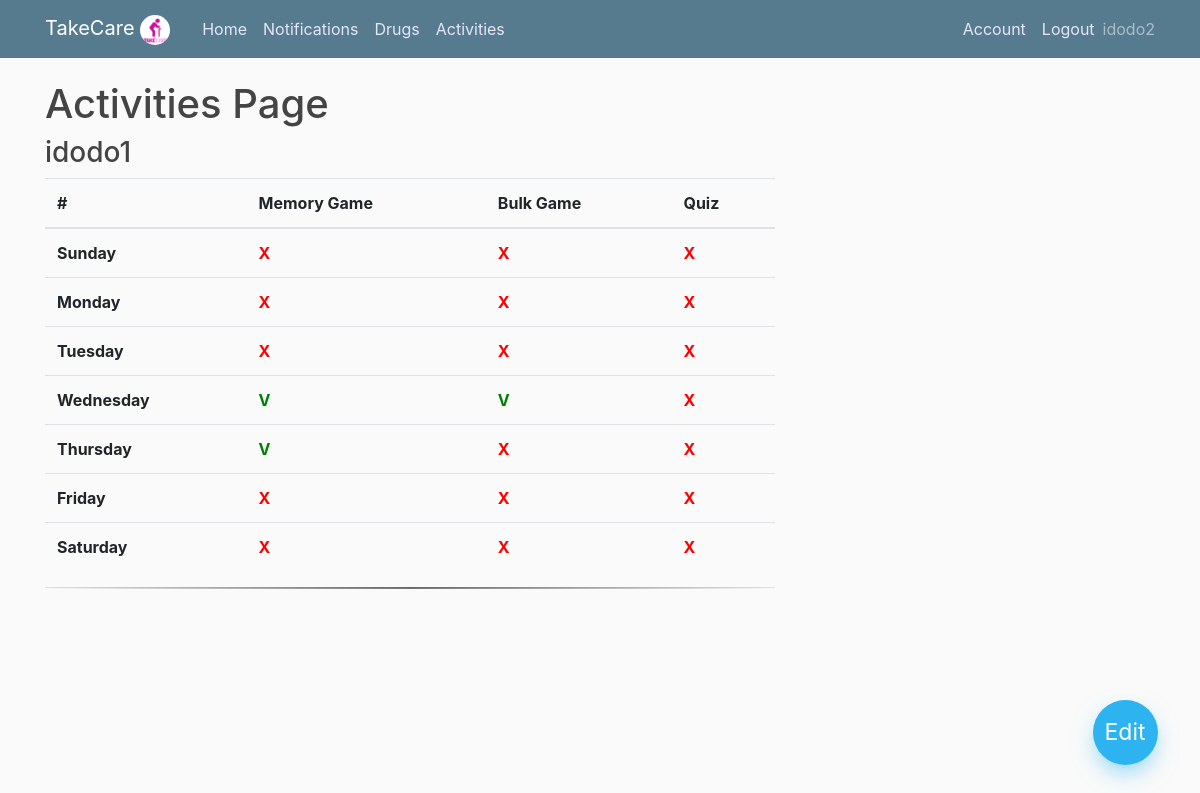
The page /activities (signed in) on the database its author committed.
### app/models.py (models this page shows, shortened)
class User(db.Model, UserMixin):
    id = db.Column(db.Integer, primary_key=True)
    username = db.Column(db.String(20), unique=True,nullable=False)
    email = db.Column(db.String(100), unique=True,nullable=False)
    image_file = db.Column(db.String(100),nullable=False,default='default.jpg')
    password= db.Column(db.String(60),nullable=False)
    ElderlyUser = db.relationship('Elderlyuser',backref='creator',lazy=True )
    Notifications = db.relationship('Notification',backref='creator',lazy=True )
    Drugs = db.relationship('Drug',backref='creator',lazy=True )

class Elderlyuser(db.Model, UserMixin):
    id = db.Column(db.Integer, primary_key=True)
    username = db.Column(db.String(20), unique=True,nullable=False)
    password= db.Column(db.String(60),nullable=False)
    user_id = db.Column(db.Integer, db.ForeignKey('user.id'), nullable=False)

class Activities(db.Model):
    id = db.Column(db.Integer, primary_key=True)
    day= db.Column(db.Integer, nullable=False)
    activity1= db.Column(db.Boolean, nullable=False)
    activity2= db.Column(db.Boolean, nullable=False)
    activity3= db.Column(db.Boolean, nullable=False)
    user_id = db.Column(db.Integer, db.ForeignKey('user.id'), nullable=False)
    elderly_user_id = db.Column(db.Integer, db.ForeignKey('elderlyuser.id'), nullable=False)

### app/routes.py (the view)
@app.route("/activities")
@login_required
def activities():
    if current_user.is_authenticated:
        activities = Activities.query.filter_by(user_id=current_user.id).order_by(Activities.day.asc())
        eldelys = Elderlyuser.query.filter_by(user_id=current_user.id)
        eldelys_dict = {i.id: i.username for i in eldelys}
        eldely_activities = {}
        for el_id in eldelys_dict.keys():
            d1 = Activities.query.filter_by(user_id=current_user.id,elderly_user_id=el_id, day=1).first()
            d2 = Activities.query.filter_by(user_id=current_user.id,elderly_user_id=el_id, day=2).first()
            d3 = Activities.query.filter_by(user_id=current_user.id,elderly_user_id=el_id, day=3).first()
            d4 = Activities.query.filter_by(user_id=current_user.id,elderly_user_id=el_id, day=4).first()
            d5 = Activities.query.filter_by(user_id=current_user.id,elderly_user_id=el_id, day=5).first()
            d6 = Activities.query.filter_by(user_id=current_user.id,elderly_user_id=el_id, day=6).first()
            d7 = Activities.query.filter_by(user_id=current_user.id,elderly_user_id=el_id, day=7).first()
            eldely_activities[el_id] = {'d1':d1,'d2':d2,'d3':d3,'d4':d4,'d5':d5,'d6':d6,'d7':d7}
        return render_template("activities.html", title="activities",eldely_activities=eldely_activities,eldelys_dict=eldelys_dict)
    else:
        return render_template("home.html")

### app/models.py (called while the page is built)
@login_manager.user_loader
def load_user(user_id):
    return User.query.get(int(user_id))

### app/templates/activities.html
{% extends "layout.html" %}
{% block content %}
    <h1>Activities Page</h1>
    <div class="floating-container">
        <a class="floating-button" href="{{ url_for('add_activity')}}">Edit</a>
    </div>
    {% for elderly_user_id in eldelys_dict.keys()%}
      <h3>{{eldelys_dict[elderly_user_id]}}</h3>
              <table class="table">
                  <thead>
                    <tr>
                      <th scope="col">#</th>
                      <th scope="col">Memory Game</th>
                      <th scope="col">Bulk Game</th>
                      <th scope="col">Quiz</th>
                    </tr>
                  </thead>
                  <tbody>
                    <tr>
                      <th scope="row">Sunday</th>
                      <td style="{{ 'color: green;font-weight: bold;' if eldely_activities[elderly_user_id]['d1'].activity1 else 'color: red;font-weight: bold;' }}">{{ 'V' if eldely_activities[elderly_user_id]['d1'].activity1 else 'X' }}</td>
                      <td style="{{ 'color: green;font-weight: bold;' if eldely_activities[elderly_user_id]['d1'].activity2 else 'color: red;font-weight: bold;' }}">{{ 'V' if eldely_activities[elderly_user_id]['d1'].activity2 else 'X' }}</td>
                      <td style="{{ 'color: green;font-weight: bold;' if eldely_activities[elderly_user_id]['d1'].activity3 else 'color: red;font-weight: bold;' }}">{{ 'V' if eldely_activities[elderly_user_id]['d1'].activity3 else 'X' }}</td>
                    </tr>
                    <tr>
                      <th scope="row">Monday</th>
                      <td style="{{ 'color: green;font-weight: bold;' if eldely_activities[elderly_user_id]['d2'].activity1 else 'color: red;font-weight: bold;' }}">{{ 'V' if eldely_activities[elderly_user_id]['d2'].activity1 else 'X' }} </td>
                      <td style="{{ 'color: green;font-weight: bold;' if eldely_activities[elderly_user_id]['d2'].activity2 else 'color: red;font-weight: bold;' }}">{{ 'V' if eldely_activities[elderly_user_id]['d2'].activity2 else 'X' }}  </td>
                      <td style="{{ 'color: green;font-weight: bold;' if eldely_activities[elderly_user_id]['d2'].activity3 else 'color: red;font-weight: bold;' }}">{{ 'V' if eldely_activities[elderly_user_id]['d2'].activity3 else 'X' }}</td>
                    </tr>
                    <tr>
                      <th scope="row">Tuesday</th>
                      <td style="{{ 'color: green;font-weight: bold;' if eldely_activities[elderly_user_id]['d3'].activity1 else 'color: red;font-weight: bold;' }}">{{ 'V' if eldely_activities[elderly_user_id]['d3'].activity2 else 'X' }}</td>
                      <td style="{{ 'color: green;font-weight: bold;' if eldely_activities[elderly_user_id]['d3'].activity2 else 'color: red;font-weight: bold;' }}">{{ 'V' if eldely_activities[elderly_user_id]['d3'].activity1 else 'X' }} </td>
                      <td style="{{ 'color: green;font-weight: bold;' if eldely_activities[elderly_user_id]['d3'].activity3 else 'color: red;font-weight: bold;' }}">{{ 'V' if eldely_activities[elderly_user_id]['d3'].activity3 else 'X' }}</td>
                    </tr>
                    <tr>
                      <th scope="row">Wednesday</th>
                      <td style="{{ 'color: green;font-weight: bold;' if eldely_activities[elderly_user_id]['d4'].activity1 else 'color: red;font-weight: bold;' }}">{{ 'V' if eldely_activities[elderly_user_id]['d4'].activity1 else 'X' }} </td>
                      <td style="{{ 'color: green;font-weight: bold;' if eldely_activities[elderly_user_id]['d4'].activity2 else 'color: red;font-weight: bold;' }}">{{ 'V' if eldely_activities[elderly_user_id]['d4'].activity2 else 'X' }}</td>
                      <td style="{{ 'color: green;font-weight: bold;' if eldely_activities[elderly_user_id]['d4'].activity3 else 'color: red;font-weight: bold;' }}">{{ 'V' if eldely_activities[elderly_user_id]['d4'].activity3 else 'X' }}</td>
                    </tr>
                    <tr>
                      <th scope="row">Thursday</th>
                      <td style="{{ 'color: green;font-weight: bold;' if eldely_activities[elderly_user_id]['d5'].activity1 else 'color: red;font-weight: bold;' }}">{{ 'V' if eldely_activities[elderly_user_id]['d5'].activity1 else 'X' }} </td>
                      <td style="{{ 'color: green;font-weight: bold;' if eldely_activities[elderly_user_id]['d5'].activity2 else 'color: red;font-weight: bold;' }}">{{ 'V' if eldely_activities[elderly_user_id]['d5'].activity2 else 'X' }}</td>
                      <td style="{{ 'color: green;font-weight: bold;' if eldely_activities[elderly_user_id]['d5'].activity3 else 'color: red;font-weight: bold;' }}">{{ 'V' if eldely_activities[elderly_user_id]['d5'].activity3 else 'X' }}</td>
                    </tr>
                    <tr>
                      <th scope="row">Friday</th>
                      <td style="{{ 'color: green;font-weight: bold;' if eldely_activities[elderly_user_id]['d6'].activity1 else 'color: red;font-weight: bold;' }}">{{ 'V' if eldely_activities[elderly_user_id]['d6'].activity1 else 'X' }} </td>
                      <td style="{{ 'color: green;font-weight: bold;' if eldely_activities[elderly_user_id]['d6'].activity2 else 'color: red;font-weight: bold;' }}">{{ 'V' if eldely_activities[elderly_user_id]['d6'].activity2 else 'X' }}</td>
                      <td style="{{ 'color: green;font-weight: bold;' if eldely_activities[elderly_user_id]['d6'].activity3 else 'color: red;font-weight: bold;' }}">{{ 'V' if eldely_activities[elderly_user_id]['d6'].activity3 else 'X' }}</td>
                    </tr>
                    <tr>
                      <th scope="row">Saturday</th>
                      <td style="{{ 'color: green;font-weight: bold;' if eldely_activities[elderly_user_id]['d7'].activity1 else 'color: red;font-weight: bold;' }}">{{ 'V' if eldely_activities[elderly_user_id]['d7'].activity1 else 'X' }} </td>
                      <td style="{{ 'color: green;font-weight: bold;' if eldely_activities[elderly_user_id]['d7'].activity2 else 'color: red;font-weight: bold;' }}">{{ 'V' if eldely_activities[elderly_user_id]['d7'].activity2 else 'X' }}</td>
                      <td style="{{ 'color: green;font-weight: bold;' if eldely_activities[elderly_user_id]['d7'].activity3 else 'color: red;font-weight: bold;' }}">{{ 'V' if eldely_activities[elderly_user_id]['d7'].activity3 else 'X' }}</td>
                    </tr>
                  </tbody>
                </table>
                <hr/>
    {% endfor %}
{% endblock content %}

### app/templates/layout.html (shortened to what this page needs)
<!DOCTYPE html>
<html>
<head>
    <link rel="stylesheet" href="https://maxcdn.bootstrapcdn.com/bootstrap/4.0.0/css/bootstrap.min.css">
    <link rel="stylesheet" href="https://cdn.jsdelivr.net/npm/bootstrap@4.5.3/dist/css/bootstrap.min.css">
    <link rel="stylesheet" type="text/css" href="{{ url_for('static', filename='main.css') }}">
</head>
<body>
    <header class="site-header">
      <nav class="navbar navbar-expand-md navbar-dark bg-steel fixed-top">
        <div class="container">
          <a class="navbar-brand mr-4" href="/">TakeCare   <img src="{{ url_for('static', filename='take_logo1.png') }}" alt="Take Care" width="30" height="30" style=" border-radius: 50%"></a>
          <div class="collapse navbar-collapse" id="navbarToggle">
            <div class="navbar-nav mr-auto">
              <a class="nav-item nav-link" href="{{url_for('home')}}">Home</a>
              <a class="nav-item nav-link" href="{{url_for('notification')}}">Notifications</a>
              <a class="nav-item nav-link" href="{{url_for('drugs')}}">Drugs</a>
              <a class="nav-item nav-link" href="{{url_for('activities')}}">Activities</a>
            </div>
            {% if not current_user.is_authenticated %}
            <div class="navbar-nav">
              <a class="nav-item nav-link" href="{{url_for('login')}}">Login</a>
              <a class="nav-item nav-link" href="{{url_for('register')}}">Register</a>
            </div>
            {% else %}
            <div class="navbar-nav">
              <a class="nav-item nav-link" href="{{url_for('account')}}">Account</a>
              <a class="nav-item nav-link" href="{{url_for('logout')}}">Logout</a>
              <sapn class="navbar-text">{{current_user.username}}</span>
            </div>
            {% endif %}
          </div>
        </div>
      </nav>
    </header>
    <main role="main" class="container">
      <div class="row">
        <div class="col-md-8">
          {% block content %} {% endblock %}
        </div>
    </main>
</body>
</html>

### app/static/main.css (style rules this page uses)
body { background: #fafafa; color: #333333; margin-top: 5rem; }
h1, h2, h3, h4, h5, h6 { color: #444444; }
.bg-steel { background-color:#567b8f; }
.site-header .navbar-nav .nav-link { color: rgb(230, 230, 250); }
.floating-container { position: fixed; width: 100px; height: 100px; bottom: 0; right: 0; margin: 35px 25px; }
.floating-container .floating-button { position: absolute; width: 65px; height: 65px; background: #2cb3f0; bottom: 0; border-radius: 50%; left: 0; right: 0; margin: auto; color: white; line-height: 65px; text-align: center; font-size: 23px; z-index: 100; box-shadow: 0 10px 25px -5px rgba(44, 179, 240, 0.6); cursor: pointer; -webkit-transition: all 0.3s; transition: all 0.3s; }
hr { background: linear-gradient(90deg, rgba(250,250,250,1) 0%, rgba(116,116,116,1) 50%, rgba(250,250,250,1) 100%); height: 1px; }

### rows shown on the page
User: username "idodo2"
Elderlyuser: username "idodo1"
Activities: activity1 "X", activity2 "X", activity3 "X"
Activities: activity1 "X", activity2 "X", activity3 "X"
Activities: activity2 "X", activity1 "X", activity3 "X"
Activities: activity1 "V", activity2 "V", activity3 "X"
Activities: activity1 "V", activity2 "X", activity3 "X"
Activities: activity1 "X", activity2 "X", activity3 "X"
Activities: activity1 "X", activity2 "X", activity3 "X"
